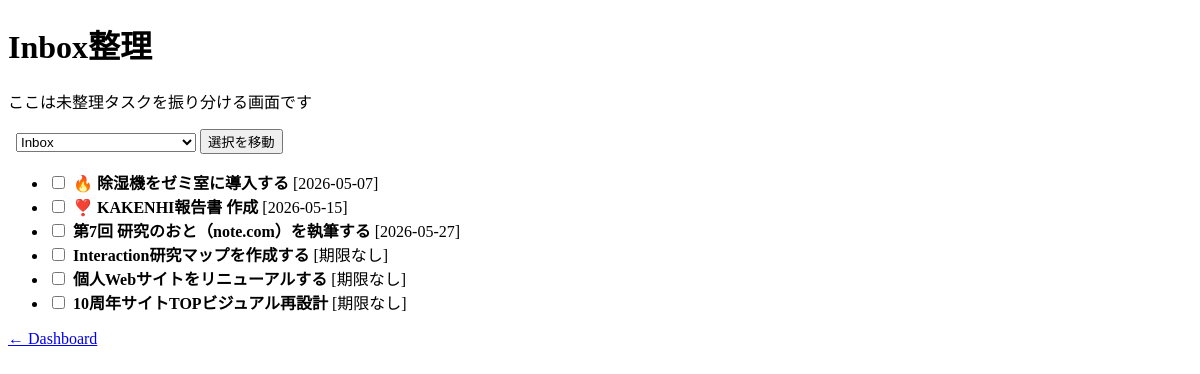
/inbox, run on an earlier commit of the app's database.
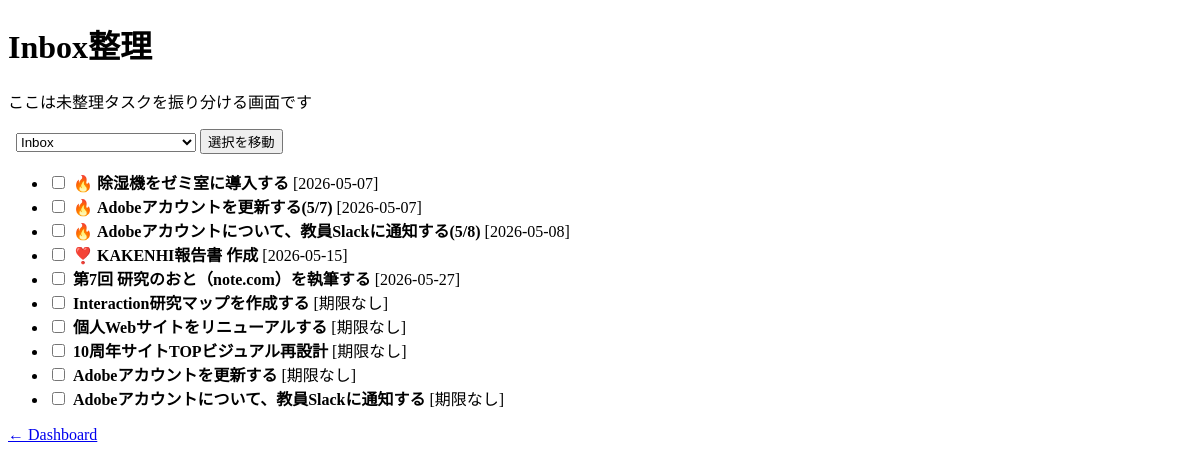
And on a later commit of the database.
### tables this page shows
CREATE TABLE tasks (
            id INTEGER PRIMARY KEY AUTOINCREMENT,
            title TEXT,
            status TEXT,
            deadline TEXT,
            original_deadline TEXT,
            project_id INTEGER,
            student_id INTEGER,
            priority TEXT DEFAULT 'medium',
            sync_key TEXT,
            source_type TEXT,
            source_updated_at TEXT,
            archived INTEGER DEFAULT 0
        , source_url TEXT, scrapbox_url TEXT);

### flask_app.py (the view)
@app.route("/inbox")
def inbox_view():
    conn = get_db()
    c = conn.cursor()
    inbox = fetch_inbox_project(c)
    if not inbox:
        conn.close()
        return "Inbox not found"
    tasks = apply_format(fetch_inbox_tasks(c, inbox["id"]))
    projects = fetch_all_projects(c)
    conn.close()
    return render_template("inbox_review.html", tasks=tasks, projects=projects)

### db.py (called while the page is built)
def get_db():
    conn = sqlite3.connect(DB_PATH, timeout=5, check_same_thread=False)
    conn.row_factory = sqlite3.Row
    conn.execute("PRAGMA journal_mode=WAL;")
    conn.execute("PRAGMA busy_timeout=5000;")
    return conn

def fetch_all_projects(cursor):
    return cursor.execute("SELECT * FROM projects").fetchall()

def fetch_inbox_project(cursor):
    return cursor.execute("SELECT id FROM projects WHERE name='Inbox' LIMIT 1").fetchone()

def fetch_inbox_tasks(cursor, inbox_id):
    return cursor.execute(
        """
        SELECT tasks.id, tasks.title, tasks.deadline, tasks.priority
        FROM tasks
        WHERE project_id=? AND tasks.status != 'done'
        ORDER BY tasks.deadline IS NULL, tasks.deadline
    """,
        (inbox_id,),
    ).fetchall()

### flask_app.py (called while the page is built)
@app.context_processor
def inject_scrapbox_helpers():
    return {
        "scrapbox_page_url": scrapbox_page_url,
        "scrapbox_base_url": f"https://scrapbox.io/{SCRAPBOX_PROJECT}/",
    }

def format_date_jp(date_str):
    if not date_str:
        return None
    from datetime import datetime
    weekdays_jp = ["月", "火", "水", "木", "金", "土", "日"]
    try:
        dt = datetime.strptime(date_str, "%Y-%m-%d")
    except Exception:
        return date_str
    today = datetime.now()
    fiscal_year = today.year if today.month < 4 else today.year + 1
    start = datetime(fiscal_year - 1, 4, 1)
    end = datetime(fiscal_year, 3, 31)
    w = weekdays_jp[dt.weekday()]
    if start <= dt <= end:
        return dt.strftime(f"%m/%d({w})")
    else:
        return dt.strftime(f"%Y/%m/%d({w})")

def is_deadline_soon(deadline, today=None):
    if not deadline:
        return False
    try:
        deadline_date = datetime.strptime(deadline, "%Y-%m-%d").date()
    except ValueError:
        return False
    today = today or datetime.now().date()
    days_left = (deadline_date - today).days
    return 0 <= days_left <= DEADLINE_SOON_DAYS

### templates/inbox_review.html (shortened to what this page needs)
<!doctype html>
<html>
  <head>
  </head>
  <body>
    {% from "components/task_item.html" import bulk_project_move_form, task_bulk_move_checkbox with context %}
    <h1>Inbox整理</h1>
    <p>ここは未整理タスクを振り分ける画面です</p>
    {{ bulk_project_move_form("inboxBulkMove", projects) }}
    <ul>
      {% for t in tasks %}
        <li>
          {{ task_bulk_move_checkbox(t, "inboxBulkMove") }}
          {% if t["deadline_soon"] is defined and t["deadline_soon"] %}🔥{% endif %}
          {% if t["priority"] == "high" %}❣️{% endif %}
          <b>{{ t["title"] }}</b>
          {% if t["deadline"] %}
            [{{ t["deadline"] }}]
          {% else %}
            [期限なし]
          {% endif %}
        </li>
      {% endfor %}
    </ul>
    <a href="/">← Dashboard</a>
  </body>
</html>

### templates/components/task_item.html (shortened to what this page needs)
{% macro bulk_project_move_form(form_id, projects=none, current_project_id=none) %}
{% if projects %}
<form id="{{ form_id }}" action="/move_tasks" method="post" style="display:inline; margin-left:8px;">
  <select name="project_id" style="max-width:180px;">
    {% for p in projects %}
    <option value="{{ p['id'] }}" {% if current_project_id and p["id"]==current_project_id %}selected{% endif %}>
      {{ p["name"] }}
    </option>
    {% endfor %}
  </select>
  <button type="submit">選択を移動</button>
</form>
{% endif %}
{% endmacro %}
{% macro task_bulk_move_checkbox(t, form_id=none) %}
{% if form_id %}
<input type="checkbox" name="task_ids" value="{{ task_id_value(t)|trim }}" form="{{ form_id }}" title="一括移動で選択"
  style="margin-right:4px;" />
{% endif %}
{% endmacro %}

What changed in the data, as far as the page shows it:
added tasks: title "Adobeアカウントを更新する(5/7)", deadline "2026-05-07"
added tasks: title "Adobeアカウントについて、教員Slackに通知する(5/8)", deadline "2026-05-08"
added tasks: title "Adobeアカウントを更新する", shows "[期限なし]"
added tasks: title "Adobeアカウントについて、教員Slackに通知する", shows "[期限なし]"
